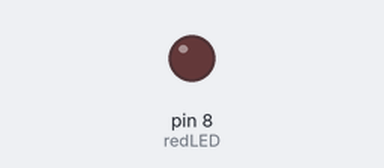
Recording of a sketch running on a simulated Arduino Uno, built with avr-gcc and run on an emulated ATmega328P. On the bench: output pins drawn as LEDs (lit = HIGH).

Above: at 1.6 s.
At 12.0 s:
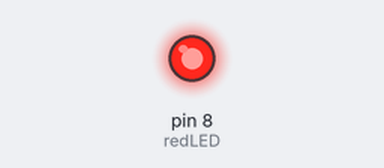
Timing chart, 0 to 12.6 s (numbered marks = the images above):
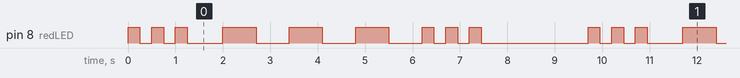

Measured:
- by itself, pin 8 (redLED): repeats every 9.7 s: 2 × (LOW 0.25 s, HIGH 0.25 s), LOW 0.75 s, 3 × (HIGH 0.70 s, LOW 0.70 s), 2 × (HIGH 0.25 s, LOW 0.25 s), HIGH 0.25 s, LOW 2.3 s, HIGH 0.25 s
- by itself, everything shown: repeats every 9.7 s, in 18 steps

The sketch:

SOS.ino
```cpp
int redLED = 8;
int dit = 250;
int dah = 700;
int longWait = 2000;

void setup() {
  // put your setup code here, to run once:
  pinMode(redLED, OUTPUT);

}

void loop() {
  // put your main code here, to run repeatedly:

  for (int i = 1; i <= 3; i++)
  {
    digitalWrite(redLED,HIGH);
    delay(dit);
    digitalWrite(redLED,LOW);
    delay(dit);
  }

  delay(500);

  for (int i = 1; i <= 3; i++)
  {
    digitalWrite(redLED,HIGH);
    delay(dah);
    digitalWrite(redLED,LOW);
    delay(dah);
  }

  for (int i = 1; i <= 3; i++)
  {
    digitalWrite(redLED,HIGH);
    delay(dit);
    digitalWrite(redLED,LOW);
    delay(dit);
  }

  delay(longWait);


}
```
